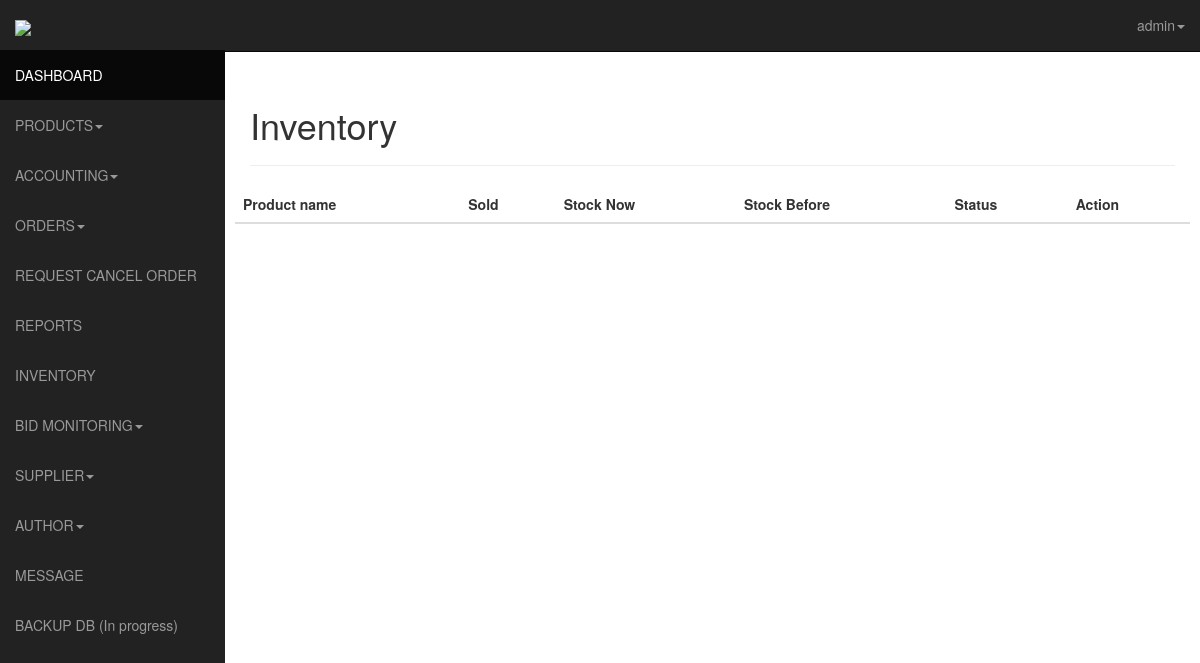
/admin/inventory.php (signed in), run on an earlier commit of the app's database.
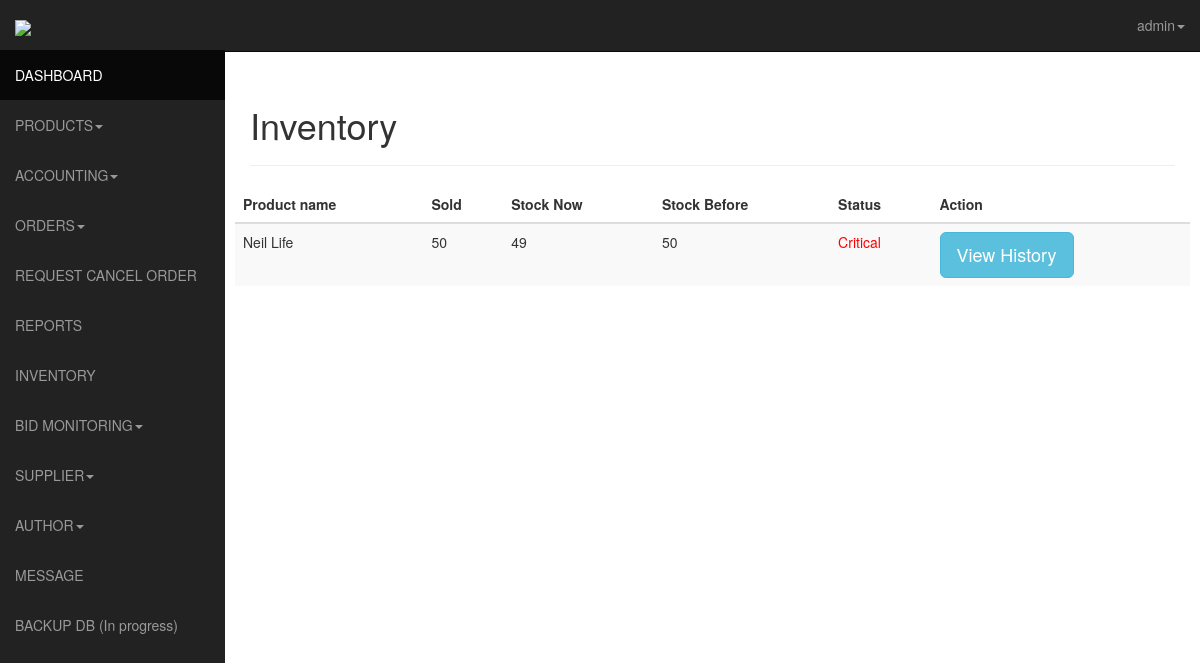
And on a later commit of the database.
### tables this page shows
CREATE TABLE IF NOT EXISTS `critical_level` (
  `id` int(11) NOT NULL AUTO_INCREMENT,
  `product_id` int(11) NOT NULL,
  `crit_level` int(11) NOT NULL,
  `type` varchar(10) DEFAULT NULL,
  `created_date` timestamp NOT NULL DEFAULT CURRENT_TIMESTAMP,
  PRIMARY KEY (`id`)
);

CREATE TABLE IF NOT EXISTS `products` (
  `id` int(11) NOT NULL AUTO_INCREMENT,
  `author_id` int(11) NOT NULL,
  `product_name` varchar(255) NOT NULL,
  `price` varchar(16) NOT NULL,
  `details` text NOT NULL,
  `stock` int(11) NOT NULL,
  `category` varchar(16) NOT NULL,
  `sub_category` varchar(50) NOT NULL,
  `status` varchar(50) NOT NULL,
  `timestamp` varchar(10) NOT NULL,
  `date_added` timestamp NOT NULL DEFAULT CURRENT_TIMESTAMP,
  `ext` varchar(4) NOT NULL,
  PRIMARY KEY (`id`)
);

### admin/inventory.php (the view, shortened to what this page needs)
<!DOCTYPE html>
<html lang="en">
  <head>
    <link href="css/bootstrap.css" rel="stylesheet">
    <link href="css/sb-admin.css" rel="stylesheet">-->
    <link rel="stylesheet" href="css/morris-0.4.3.min.css">
  </head>
  <body>
    <div id="wrapper">
      <nav class="navbar navbar-inverse  navbar-fixed-top" role="navigation">
      <?php include 'template/sidebar.php'?>
		<?php include 'template/top.php'?>
      </nav>
      <div id="page-wrapper">
        <div class="row">
          <div class="col-lg-12">
            <h1>Inventory <small></small></h1>
           <hr>
          </div>
        </div>
       <div class="row">
       <div class="table-responsive">
        <table class="table table-striped">
          <thead>
    <th>Product name</th>
    <th>Sold</th>
    <th>Stock Now</th>
    <th>Stock Before</th>
     <th>Status</th>
     <th>Action</th>
	 		    </thead>
          <tbody>
  				   <?php
$sql = mysql_query("SELECT products.*, critical_level.product_id, critical_level.crit_level FROM products INNER JOIN critical_level ON products.id=critical_level.product_id ORDER BY product_name ASC");
$productCount = mysql_num_rows($sql);
$count = 0;
if ($productCount > 0) {
	while($row = mysql_fetch_array($sql)){
			$id = $row['id'];
      $pname = $row["product_name"];
      $critLevel = $row['crit_level'];
			$stock_query = mysql_query("SELECT qty_added as stock, SUM(qty_added) as sold FROM product_history WHERE pid = $id ORDER BY Date asc limit 1");
      $stock_query_count = mysql_num_rows($stock_query);
		  $previous_stock='empty';
      $lessted_value='empty';
      if ($stock_query_count > 0) {
        while($stock_row = mysql_fetch_array($stock_query)) {
          if(!empty($stock_row['stock'])){
            $previous_stock = $stock_row['stock'];
          }
          if(!empty($stock_row['sold'])){
            $lessted_value = $stock_row['sold'];
          }
        }
      }
			  $current_stock = $row["stock"];
          if($current_stock <= $critLevel){
         $status = '<span style="color: #F00">Critical</span>';
         }
	echo '
  <tr>
	    <td>'.$pname.'</td>
    <td>'.$lessted_value.'</td>
    <td>'.$current_stock.'</td>
     <td >'.$previous_stock.'</td>
	  <td>'.$status.'</td>
	 <td><button class="btn btn-info btn-lg pull-left" data-toggle="modal" data-target="#myModal'.$count.'">View History</button></td>
  </tr>
  ';
  ?>
  <?php
  $count++;
    }
}
else
{
	$product_list = "You have no products listed in your store yet";
}
?>
    		</tbody>
   	      </table>
       </div>
        </div>
      </div>
    </div>
  </body>
</html>

What changed in the data, as far as the page shows it:
added critical_level: product.product_name "Neil Life", lessted_value "50", product.stock "49", previous_stock "50", crit_level "Critical"
